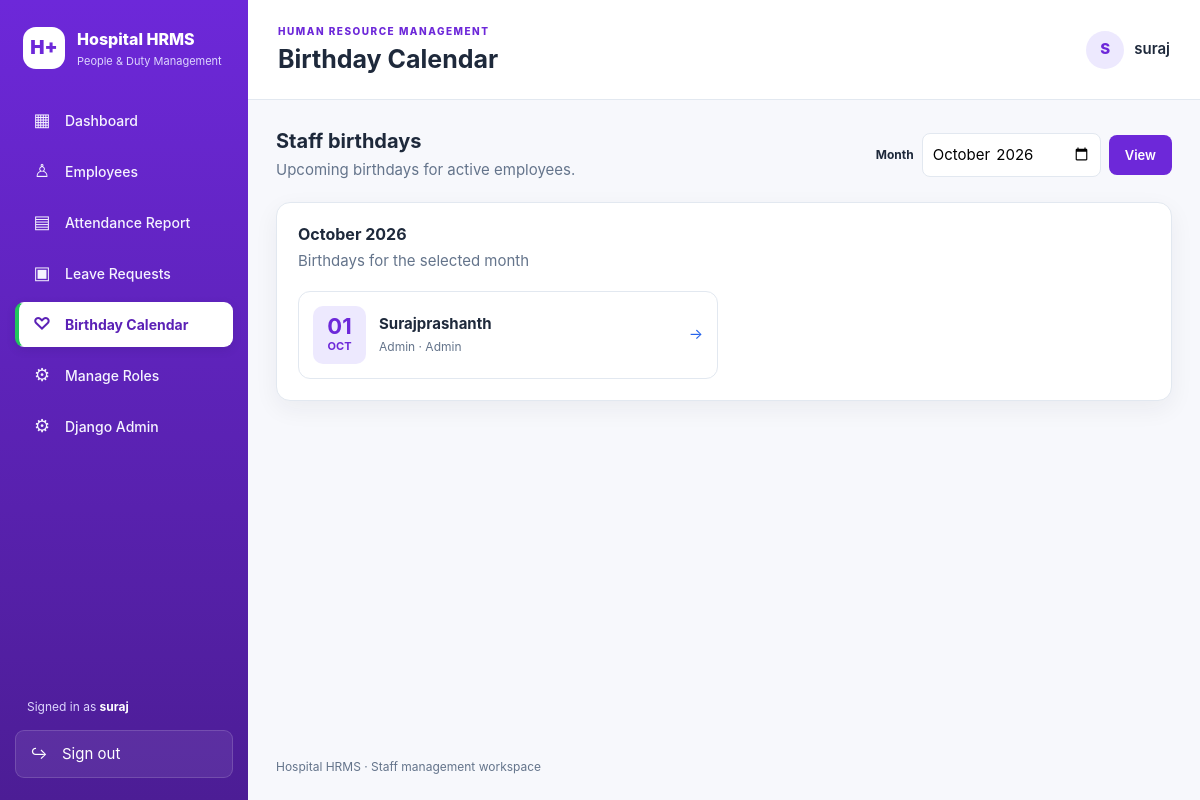
Screenshot of /birthdays/ (signed in) with the database file from the repository.
### hr/models.py (models this page shows, shortened)
class Employee(models.Model):
    class Status(models.TextChoices):
        ACTIVE = "ACTIVE", "Active"
        INACTIVE = "INACTIVE", "Inactive"
        ON_LEAVE = "ON_LEAVE", "On Leave"
    class StaffType(models.TextChoices):
        DOCTOR = "DOCTOR", "Doctor"
        DUTY_DOCTOR = "DUTY_DOCTOR", "Duty Doctor"
        NURSE = "NURSE", "Nurse"
        TECHNICIAN = "TECHNICIAN", "Technician"
        RECEPTIONIST = "RECEPTIONIST", "Receptionist"
        SUPPORT = "SUPPORT", "Support Staff"
        OTHER = "OTHER", "Other"
    user = models.OneToOneField(
        settings.AUTH_USER_MODEL,
        on_delete=models.SET_NULL,
        null=True,
        blank=True,
        related_name="employee_profile",
    )
    employee_id = models.CharField(
        max_length=20,
        unique=True,
    )
    name = models.CharField(max_length=150)
    email = models.EmailField(unique=True)
    phone = models.CharField(max_length=20)
    designation = models.CharField(max_length=100)
    staff_type = models.CharField(
        max_length=20,
        choices=StaffType.choices,
        default=StaffType.OTHER,
    )
    department = models.ForeignKey(
        Department,
        on_delete=models.PROTECT,
        related_name="employees",
    )
    manager = models.ForeignKey(
        "self",
        on_delete=models.SET_NULL,
        null=True,
        blank=True,
        related_name="direct_reports",
        verbose_name="Reports To",
    )
    joining_date = models.DateField()
    birthday = models.DateField(
        null=True,
        blank=True,
    )
    salary = models.DecimalField(
        max_digits=12,
        decimal_places=2,
    )
    status = models.CharField(
        max_length=10,
        choices=Status.choices,
        default=Status.ACTIVE,
    )
    class Meta:
        ordering = ["name"]

class Department(models.Model):
    name = models.CharField(max_length=100, unique=True)
    description = models.TextField(blank=True)
    class Meta:
        permissions = [
            ("view_dashboard", "Can view the HRMS dashboard"),
            ("view_employee_pages", "Can view employee pages"),
            ("manage_employee_pages", "Can add and edit employees"),
            ("view_attendance_pages", "Can view attendance pages"),
            ("apply_leave_requests", "Can apply for leave"),
            ("view_leave_pages", "Can view leave requests"),
            ("approve_leave_requests", "Can approve or reject leave requests"),
            ("view_birthday_calendar", "Can view the birthday calendar"),
        ]

### hr/views.py (the view)
@login_required
@permission_required(
    "hr.view_birthday_calendar",
    raise_exception=True,
)
def birthday_calendar(request):
    today = timezone.localdate()
    month_value = request.GET.get(
        "month",
        today.strftime("%Y-%m"),
    )
    try:
        year, month = map(
            int,
            month_value.split("-"),
        )
        if not 1 <= month <= 12:
            raise ValueError
        if not 1 <= year <= 9999:
            raise ValueError
        selected_month = f"{year:04d}-{month:02d}"
    except (ValueError, TypeError):
        year = today.year
        month = today.month
        selected_month = today.strftime("%Y-%m")
    birthdays = Employee.objects.filter(
        status="ACTIVE",
        birthday__month=month,
    ).select_related(
        "department"
    ).order_by(
        "birthday__day",
        "name",
    )
    return render(
        request,
        "hr/birthday_calendar.html",
        {
            "birthdays": birthdays,
            "selected_month": selected_month,
            "month_title": date(
                year,
                month,
                1,
            ).strftime("%B %Y"),
        },
    )

### hr/templates/hr/birthday_calendar.html (shortened to what this page needs)
{% extends "hr/base.html" %}
{% block page_heading %}Birthday Calendar{% endblock %}
{% block content %}
<div class="page-toolbar"><div><h2>Staff birthdays</h2><p class="muted">Upcoming birthdays for active employees.</p></div><form method="get" class="month-picker"><label for="month">Month</label><input id="month" type="month" name="month" value="{{ selected_month }}"><button class="btn btn-primary" type="submit">View</button></form></div>
<section class="panel"><div class="panel-heading"><div><h3>{{ month_title|default:"Birthday list" }}</h3><p class="muted">Birthdays for the selected month</p></div></div>
<div class="birthday-grid">{% for employee in birthdays %}
  <article class="birthday-card"><div class="birthday-date"><strong>{{ employee.birthday|date:"d" }}</strong><span>{{ employee.birthday|date:"M" }}</span></div><div><strong>{{ employee.name }}</strong><small>{{ employee.designation }} · {{ employee.department.name }}</small></div><a href="{% url 'employee_profile' employee.pk %}" aria-label="View {{ employee.name }} profile">→</a></article>
{% empty %}<p class="empty">No birthdays found for this month.</p>{% endfor %}</div></section>
{% endblock %}

### hr/templates/hr/base.html (shortened to what this page needs)
{% load static %}
<!DOCTYPE html>
<html lang="en">
<head>
    <link rel="stylesheet" href="{% static 'hr/css/theme.css' %}">
</head>
<body>
<div class="app-shell" id="appShell">
    <aside class="sidebar" id="sidebar" aria-label="Main navigation">
        <a class="brand" href="{% url 'dashboard' %}">
            <span class="brand-mark">H+</span>
            <span class="brand-text">
                Hospital HRMS
                <small>People &amp; Duty Management</small>
            </span>
        </a>
        <nav class="nav-links">
            {% if perms.hr.view_dashboard %}
                <a href="{% url 'dashboard' %}"
                   class="{% if request.resolver_match.url_name == 'dashboard' %}active{% endif %}">
                    <span class="nav-icon">▦</span>
                    <span>Dashboard</span>
                </a>
            {% endif %}
            {% if perms.hr.view_employee_pages %}
                <a href="{% url 'employee_list' %}"
                   class="">
                    <span class="nav-icon">♙</span>
                    <span>Employees</span>
                </a>
            {% endif %}
            {% if perms.hr.view_attendance_pages or request.user.employee_profile %}
                <a href="{% url 'attendance_report' %}"
                   class="{% if request.resolver_match.url_name == 'attendance_report' %}active{% endif %}">
                    <span class="nav-icon">▤</span>
                    <span>{% if request.user.is_superuser or perms.hr.manage_employee_pages %}Attendance Report{% else %}My Attendance{% endif %}</span>
                </a>
            {% endif %}
            {% if perms.hr.view_leave_pages %}
                <a href="{% url 'leave_list' %}"
                   class="{% if request.resolver_match.url_name == 'leave_list' or request.resolver_match.url_name == 'leave_create' or request.resolver_match.url_name == 'leave_review' %}active{% endif %}">
                    <span class="nav-icon">▣</span>
                    <span>Leave Requests</span>
                </a>
            {% endif %}
            {% if perms.hr.view_birthday_calendar %}
                <a href="{% url 'birthday_calendar' %}"
                   class="{% if request.resolver_match.url_name == 'birthday_calendar' %}active{% endif %}">
                    <span class="nav-icon">♡</span>
                    <span>Birthday Calendar</span>
                </a>
            {% endif %}
            {% if request.user.is_superuser %}
                <a href="{% url 'role_management' %}"
                   class="{% if request.resolver_match.url_name == 'role_management' %}active{% endif %}">
                    <span class="nav-icon">⚙</span>
                    <span>Manage Roles</span>
                </a>
            {% endif %}
            {% if request.user.is_staff %}
                <a href="{% url 'admin:index' %}"
                   class="{% if request.resolver_match.namespace == 'admin' %}active{% endif %}">
                    <span class="nav-icon">⚙</span>
                    <span>Django Admin</span>
                </a>
            {% endif %}
        </nav>
        <div class="sidebar-bottom">
            <div class="signed-in">
                <span>Signed in as</span>
                <strong>{{ request.user.get_username }}</strong>
            </div>
            <form method="post" action="{% url 'logout' %}">
                <button class="nav-logout" type="submit">
                    <span class="nav-icon">↪</span>
                    <span>Sign out</span>
                </button>
            </form>
        </div>
    </aside>
    <main class="main-area">
        <header class="topbar">
            <div class="topbar-left">
                <div class="page-heading">
                    <div class="eyebrow">
                        HUMAN RESOURCE MANAGEMENT
                    </div>
                    <h1>
                        {% block page_heading %}{% endblock %}
                    </h1>
                </div>
            </div>
            <div class="topbar-user">
                <span class="avatar">
                    {{ request.user.get_username|first|upper }}
                </span>
                <span class="topbar-username">
                    {{ request.user.get_username }}
                </span>
            </div>
        </header>
        <section class="page-content">
            {% block content %}
            {% endblock %}
        </section>
        <footer class="footer">
            Hospital HRMS · Staff management workspace
        </footer>
    </main>
</div>
</body>
</html>

### rows the page displays
Employee: birthday "01", birthday "OCT", name "Surajprashanth", designation "Admin", department.name "Admin"

### other values shown
{{ request.user.get_username }} "suraj"
{{ request.user.get_username|first|upper }} "S"
{{ month_title|default:"Birthday list" }} "October 2026"
